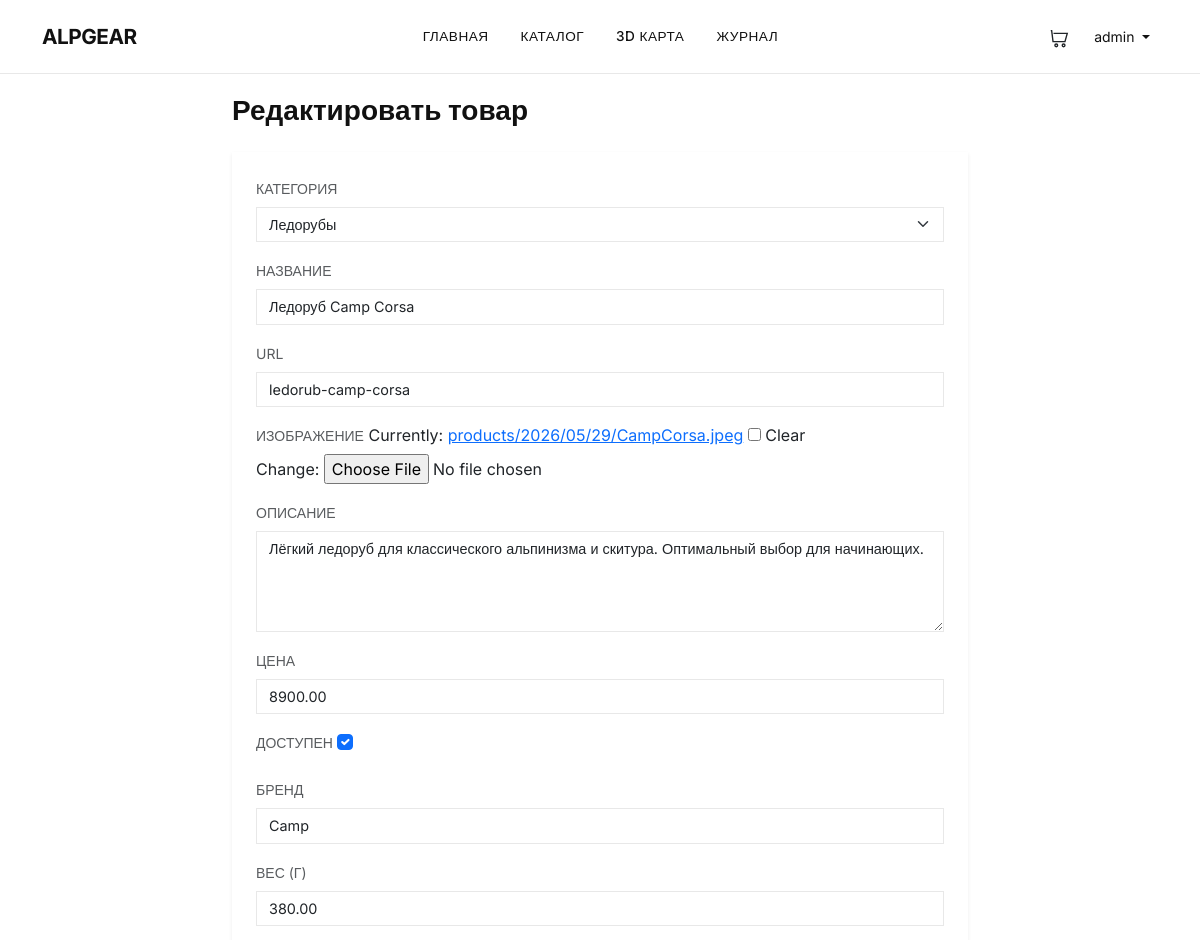
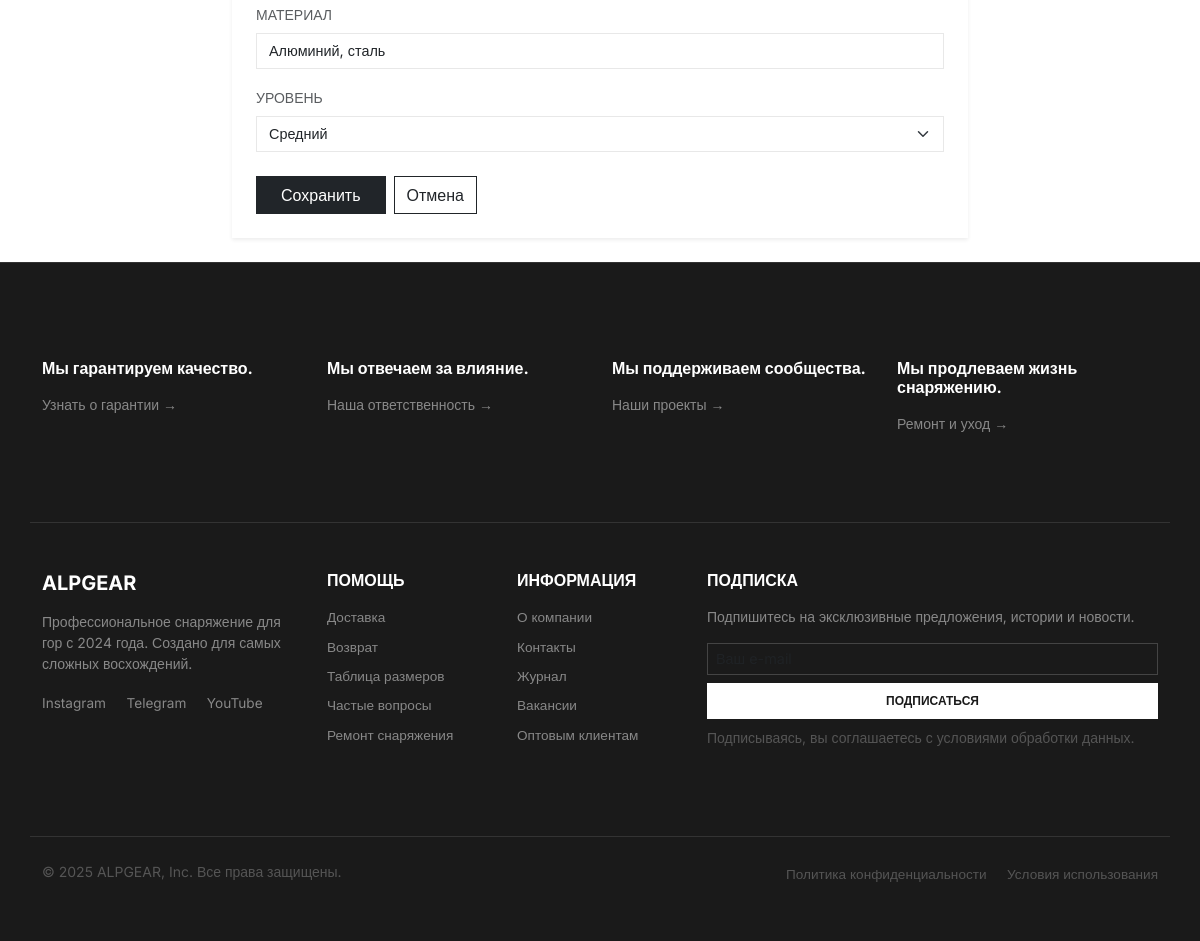
The app's page /accounts/admin/products/edit/2/ (signed in) with its own data (2 pictures, top to bottom).
### shop/models.py (models this page shows, shortened)
class Product(models.Model):
    category = models.ForeignKey(
        Category,
        on_delete=models.CASCADE,
        related_name='products',
        verbose_name='Категория'
    )
    name = models.CharField(max_length=200, verbose_name='Название')
    slug = models.SlugField(max_length=200, unique=True, verbose_name='URL')
    image = models.ImageField(upload_to='products/%Y/%m/%d/', blank=True, verbose_name='Изображение')
    description = models.TextField(blank=True, verbose_name='Описание')
    price = models.DecimalField(max_digits=10, decimal_places=2, verbose_name='Цена')
    available = models.BooleanField(default=True, verbose_name='Доступен')
    created = models.DateTimeField(auto_now_add=True, verbose_name='Создан')
    updated = models.DateTimeField(auto_now=True, verbose_name='Обновлён')
    stock = models.PositiveIntegerField(default=0, verbose_name='Остаток на складе')
    class Meta:
        verbose_name = 'Товар'
        verbose_name_plural = 'Товары'
        ordering = ['-created']
        indexes = [
            models.Index(fields=['id', 'slug']),
        ]
    brand = models.CharField(max_length=100, blank=True, verbose_name='Бренд')
    weight = models.DecimalField(max_digits=8, decimal_places=2, null=True, blank=True, verbose_name='Вес (г)')
    material = models.CharField(max_length=100, blank=True, verbose_name='Материал')
    difficulty_level = models.CharField(
        max_length=20,
        choices=[
            ('beginner', 'Начинающий'),
            ('intermediate', 'Средний'),
            ('advanced', 'Профессиональный'),
            ('expert', 'Экспертный'),
        ],
        blank=True,
        verbose_name='Уровень'
    )
    class Meta:
        verbose_name = 'Товар'
        verbose_name_plural = 'Товары'
        ordering = ['-created']
        indexes = [
            models.Index(fields=['id', 'slug']),
            models.Index(fields=['brand']),  # для быстрого поиска по бренду
            models.Index(fields=['price']),  # для сортировки по цене
        ]
    weight = models.DecimalField(max_digits=8, decimal_places=2, null=True, blank=True, verbose_name='Вес (г)')
    material = models.CharField(max_length=100, blank=True, verbose_name='Материал')
    STRENGTH_CLASS = [
        ('basic', 'Базовый'),
        ('intermediate', 'Средний'),
        ('professional', 'Профессиональный'),
        ('expert', 'Экспертный'),
    ]
    strength_class = models.CharField(max_length=20, choices=STRENGTH_CLASS, blank=True, verbose_name='Класс прочности')
    CLASP_TYPE = [
        ('screw', 'Винтовая муфта'),
        ('auto', 'Автомуфта'),
        ('bayonet', 'Байонетная'),
        ('none', 'Без муфты'),
    ]
    clasp_type = models.CharField(max_length=20, choices=CLASP_TYPE, blank=True, verbose_name='Тип застёжки')
    temp_min = models.IntegerField(null=True, blank=True, verbose_name='Мин. температура (°C)')
    temp_max = models.IntegerField(null=True, blank=True, verbose_name='Макс. температура (°C)')
    length = models.IntegerField(null=True, blank=True, verbose_name='Длина (см)')
    load_capacity = models.IntegerField(null=True, blank=True, verbose_name='Грузоподъёмность (кг)')

### accounts/views.py (the view)
# urls.py: path('admin/products/edit/<int:product_id>/', views.admin_product_edit, name='admin_product_edit'),
@login_required
@user_passes_test(is_admin)
def admin_product_edit(request, product_id):
    product = get_object_or_404(Product, id=product_id)
    if request.method == 'POST':
        form = ProductForm(request.POST, request.FILES, instance=product)
        if form.is_valid():
            form.save()
            messages.success(request, 'Товар успешно обновлён')
            return redirect('accounts:admin_products')
    else:
        form = ProductForm(instance=product)
    return render(request, 'accounts/admin_product_form.html', {'form': form, 'title': 'Редактировать товар'})

### shop/forms.py
class ProductForm(forms.ModelForm):
    class Meta:
        model = Product
        fields = ['category', 'name', 'slug', 'image', 'description', 'price', 'available',
                  'brand', 'weight', 'material', 'difficulty_level']
        widgets = {
            'category': forms.Select(attrs={'class': 'form-select rounded-0'}),
            'name': forms.TextInput(attrs={'class': 'form-control rounded-0'}),
            'slug': forms.TextInput(attrs={'class': 'form-control rounded-0'}),
            'description': forms.Textarea(attrs={'class': 'form-control rounded-0', 'rows': 4}),
            'price': forms.NumberInput(attrs={'class': 'form-control rounded-0'}),
            'available': forms.CheckboxInput(attrs={'class': 'form-check-input'}),
            'brand': forms.TextInput(attrs={'class': 'form-control rounded-0'}),
            'weight': forms.NumberInput(attrs={'class': 'form-control rounded-0'}),
            'material': forms.TextInput(attrs={'class': 'form-control rounded-0'}),
            'difficulty_level': forms.Select(attrs={'class': 'form-select rounded-0'}),
        }

### accounts/views.py (called while the page is built)
def is_admin(user):
    return user.is_superuser or user.is_staff

### cart/cart.py (called while the page is built)
    def __len__(self):
        return sum(item['quantity'] for item in self.cart.values())

### cart/context_processors.py (called while the page is built)
def cart(request):
    return {'cart': Cart(request)}

### shop/models.py (called while the page is built)
    def __str__(self):
        return self.name

### templates/accounts/admin_product_form.html (shortened to what this page needs)
{% extends "base.html" %}
{% block content %}
<div class="container py-4">
    <div class="row justify-content-center">
        <div class="col-lg-8">
            <h1 class="fw-bold h3 mb-4">{{ title }}</h1>
            <div class="card border-0 shadow-sm rounded-0">
                <div class="card-body p-4">
                    <form method="post" enctype="multipart/form-data">
                        {% for field in form %}
                        <div class="mb-3">
                            <label class="form-label small text-uppercase text-muted">{{ field.label }}</label>
                            {{ field }}
                        </div>
                        {% endfor %}
                        <div class="d-flex gap-2 mt-4">
                            <button type="submit" class="btn btn-dark rounded-0 px-4">Сохранить</button>
                            <a href="{% url 'accounts:admin_products' %}" class="btn btn-outline-dark rounded-0">Отмена</a>
                        </div>
                    </form>
                </div>
            </div>
        </div>
    </div>
</div>
{% endblock %}

### templates/base.html (shortened to what this page needs)
<!DOCTYPE html>
<html lang="ru">
<head>
    <link href="https://cdn.jsdelivr.net/npm/bootstrap@5.3.0/dist/css/bootstrap.min.css" rel="stylesheet">
    {% load static %}
    <link href="{% static 'css/style.css' %}" rel="stylesheet">
</head>
<body>
<link href="{% static 'css/admin-style.css' %}" rel="stylesheet">
<nav class="navbar navbar-expand-lg fixed-top">
    <div class="container">
        <a class="navbar-brand" href="{% url 'home' %}">ALPGEAR</a>
        <div class="collapse navbar-collapse" id="navbarNav">
            <ul class="navbar-nav mx-auto">
                <li class="nav-item"><a class="nav-link" href="{% url 'home' %}">ГЛАВНАЯ</a></li>
                <li class="nav-item"><a class="nav-link" href="{% url 'shop:product_list' %}">КАТАЛОГ</a></li>
                <li class="nav-item"><a class="nav-link" href="{% url 'mountain_map' %}">3D КАРТА</a></li>
                <li class="nav-item"><a class="nav-link" href="{% url 'shop:article_list' %}">ЖУРНАЛ</a></li>
            </ul>
            <div class="d-flex gap-3 align-items-center">
                <a href="{% url 'cart:cart_detail' %}" class="position-relative text-dark text-decoration-none">
                    <svg width="22" height="22" viewBox="0 0 24 24" fill="none" stroke="currentColor" stroke-width="1.5">
                        <circle cx="9" cy="20" r="1.5"/>
                        <circle cx="17" cy="20" r="1.5"/>
                        <path d="M3 4h1l1.5 12h13L21 7H6"/>
                    </svg>
                </a>
                {% if user.is_authenticated %}
                <div class="dropdown">
                    <button class="btn btn-sm dropdown-toggle" style="background: transparent; color: #111; border: none;" type="button" data-bs-toggle="dropdown">
                        {{ user.username }}
                    </button>
                </div>
                {% else %}
<a href="{% url 'accounts:login' %}" class="nav-link">ВХОД</a>
<a href="{% url 'accounts:register' %}" class="nav-link">РЕГИСТРАЦИЯ</a>
                {% endif %}
            </div>
        </div>
    </div>
</nav>
<main style="margin-top: 70px;">
    {% block content %}{% endblock %}
</main>
<footer class="footer" style="background: #1a1a1a; color: #ccc; border-top: 1px solid #333;">
    <div class="container">
        <div class="row py-5 border-bottom" style="border-color: #333 !important;">
            <div class="col-md-3 mb-4">
                <h6 class="fw-bold mb-3" style="color: #fff;">Мы гарантируем качество.</h6>
                <p class="small" style="color: #888;">Узнать о гарантии →</p>
            </div>
            <div class="col-md-3 mb-4">
                <h6 class="fw-bold mb-3" style="color: #fff;">Мы отвечаем за влияние.</h6>
                <p class="small" style="color: #888;">Наша ответственность →</p>
            </div>
            <div class="col-md-3 mb-4">
                <h6 class="fw-bold mb-3" style="color: #fff;">Мы поддерживаем сообщества.</h6>
                <p class="small" style="color: #888;">Наши проекты →</p>
            </div>
            <div class="col-md-3 mb-4">
                <h6 class="fw-bold mb-3" style="color: #fff;">Мы продлеваем жизнь снаряжению.</h6>
                <p class="small" style="color: #888;">Ремонт и уход →</p>
            </div>
        </div>
        <div class="row py-5">
            <div class="col-md-3 mb-4">
                <h5 class="fw-bold mb-3" style="color: #fff;">ALPGEAR</h5>
                <p class="small" style="color: #888;">Профессиональное снаряжение для гор с 2024 года. Создано для самых
                    сложных восхождений.</p>
                <div class="mt-3">
                    <a href="#" class="text-decoration-none me-3" style="color: #888;">Instagram</a>
                    <a href="#" class="text-decoration-none me-3" style="color: #888;">Telegram</a>
                    <a href="#" class="text-decoration-none" style="color: #888;">YouTube</a>
                </div>
            </div>
            <div class="col-md-2 mb-4">
                <h6 class="fw-bold mb-3" style="color: #fff;">ПОМОЩЬ</h6>
                <ul class="list-unstyled small">
                    <li class="mb-2"><a href="#" class="text-decoration-none" style="color: #888;">Доставка</a></li>
                    <li class="mb-2"><a href="#" class="text-decoration-none" style="color: #888;">Возврат</a></li>
                    <li class="mb-2"><a href="#" class="text-decoration-none" style="color: #888;">Таблица размеров</a>
                    </li>
                    <li class="mb-2"><a href="#" class="text-decoration-none" style="color: #888;">Частые вопросы</a>
                    </li>
                    <li class="mb-2"><a href="#" class="text-decoration-none" style="color: #888;">Ремонт снаряжения</a>
                    </li>
                </ul>
            </div>
            <div class="col-md-2 mb-4">
                <h6 class="fw-bold mb-3" style="color: #fff;">ИНФОРМАЦИЯ</h6>
                <ul class="list-unstyled small">
                    <li class="mb-2"><a href="#" class="text-decoration-none" style="color: #888;">О компании</a></li>
                    <li class="mb-2"><a href="#" class="text-decoration-none" style="color: #888;">Контакты</a></li>
                    <li class="mb-2"><a href="#" class="text-decoration-none" style="color: #888;">Журнал</a></li>
                    <li class="mb-2"><a href="#" class="text-decoration-none" style="color: #888;">Вакансии</a></li>
                    <li class="mb-2"><a href="#" class="text-decoration-none" style="color: #888;">Оптовым клиентам</a>
                    </li>
                </ul>
            </div>
            <div class="col-md-5 mb-4">
                <h6 class="fw-bold mb-3" style="color: #fff;">ПОДПИСКА</h6>
                <p class="small" style="color: #888;">Подпишитесь на эксклюзивные предложения, истории и новости.</p>
                <div class="d-flex flex-column gap-2">
                    <input type="email" id="footer-email" class="form-control form-control-sm rounded-0 bg-transparent"
                           style="border-color: #444; color: #fff;" placeholder="Ваш e-mail">
                    <button type="button" id="footer-subscribe" class="btn"
                            style="background: #fff; color: #1a1a1a; border-radius: 0; padding: 8px 20px; font-size: 12px; font-weight: 600;">
                        ПОДПИСАТЬСЯ
                    </button>
                </div>
                <p class="small mt-2" style="color: #555;">Подписываясь, вы соглашаетесь с условиями обработки
                    данных.</p>
            </div>
        </div>
        <div class="row py-4 border-top" style="border-color: #333 !important;">
            <div class="col-md-6 text-center text-md-start">
                <p class="small mb-0" style="color: #555;">© 2025 ALPGEAR, Inc. Все права защищены.</p>
            </div>
            <div class="col-md-6 text-center text-md-end">
                <a href="#" class="text-decoration-none small me-3" style="color: #555;">Политика конфиденциальности</a>
                <a href="#" class="text-decoration-none small" style="color: #555;">Условия использования</a>
            </div>
        </div>
    </div>
</footer>
</body>
</html>

### static/css/style.css (style rules this page uses)
:root { --white: #ffffff; --black: #111111; --gray: #666666; --light-gray: #f5f5f5; --border: #e8e8e8; --gold: #c9a03d; }
body { font-family: 'Inter', sans-serif; background: var(--white); color: var(--black); }
.form-control, .form-select { border-radius: 0; border-color: var(--border); font-size: 0.9rem; }

### templates/base.html (style rules this page uses)
body { font-family: 'Inter', sans-serif; background: #ffffff; }
.navbar { padding: 1rem 0; background: rgba(255, 255, 255, 0.98); backdrop-filter: blur(10px); border-bottom: 1px solid #e8e8e8; }
.navbar-brand { font-weight: 700; font-size: 1.3rem; letter-spacing: -0.5px; color: #111 !important; }
.nav-link { color: #111 !important; font-weight: 500; font-size: 0.85rem; text-transform: uppercase; letter-spacing: 0.5px; padding: 0.5rem 1rem !important; transition: color 0.2s; }
.footer { background: #fafafa; border-top: 1px solid #e8e8e8; padding: 3rem 0 2rem; }
.footer a { color: #666; text-decoration: none; font-size: 0.85rem; }
main { min-height: calc(100vh - 300px); }

### records on screen
Product: form "Ледорубы" "Ледоруб Camp Corsa" "ledorub-camp-corsa" "Лёгкий ледоруб для классического альпинизма и скитура. Оптимальный выбор для начинающих." "8900.00" "☑" "Camp" "380.00" "Алюминий, сталь" "Средний"

### other values on screen
{{ user.username }} "admin"
{{ title }} "Редактировать товар"
{{ field.label }} "КАТЕГОРИЯ" "НАЗВАНИЕ" "URL" "ИЗОБРАЖЕНИЕ" "ОПИСАНИЕ" "ЦЕНА" "ДОСТУПЕН" "БРЕНД" "ВЕС (Г)" "МАТЕРИАЛ" "УРОВЕНЬ"
